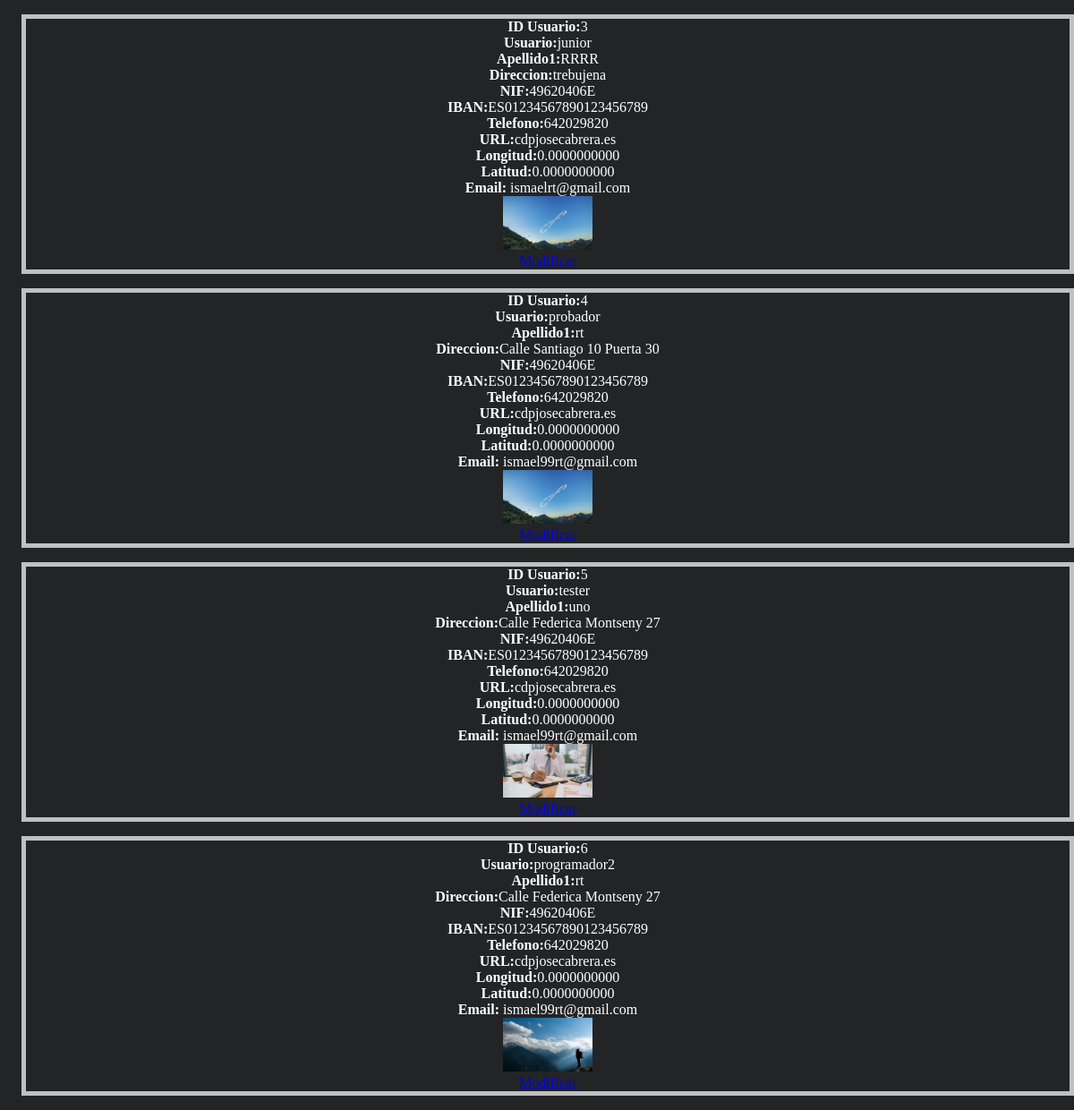
The app's page /consultaUsuarios.php (signed in) with its own data.
### tables this page shows
CREATE TABLE `clientes` (
  `Clientes_ID` int(5) NOT NULL,
  `Clientes_Nombre` varchar(45) NOT NULL,
  `Clientes_Apellido1` varchar(100) NOT NULL,
  `Clientes_Apellido2` varchar(100) NOT NULL,
  `Clientes_Clave` varchar(100) NOT NULL,
  `Clientes_Direccion` varchar(100) DEFAULT NULL,
  `Clientes_NIF` varchar(10) NOT NULL,
  `Clientes_IBAN` varchar(24) DEFAULT NULL,
  `Clientes_Telefono` int(9) NOT NULL,
  `Clientes_URL` varchar(100) DEFAULT NULL,
  `Clientes_Longitud` float(13,10) DEFAULT NULL,
  `Clientes_Latitud` float(13,10) DEFAULT NULL,
  `Clientes_Email` varchar(45) NOT NULL,
  `Clientes_Foto` varchar(45) DEFAULT NULL,
  `Clientes_Melodia` varchar(45) DEFAULT NULL
);

### consultaUsuarios.php (the view, shortened to what this page needs)
<?php
if(isset($_SESSION["usuario"])){
    if($_SESSION["perfil"]=="admin"){
        ?>
<!DOCTYPE html>
<html lang="en">
<head>
</head>
<body>
    <?php
        include("conexiones.php");
        $conn = new mysqli($servername, $username, $password, $dbname);
        $sql="SELECT * from clientes";
        $result=$conn->query($sql);
        if($result->num_rows>0){
            while($row=$result->fetch_assoc()) {
            ?>
            <p>
                <strong>ID Usuario:</strong><?=$row['Clientes_ID']?><br>
                <strong>Usuario:</strong><?=$row['Clientes_Nombre']?><br>
                <strong>Apellido1:</strong><?=$row['Clientes_Apellido1']?><br>
                <strong>Direccion:</strong><?=$row['Clientes_Direccion']?><br>
                <strong>NIF:</strong><?=$row['Clientes_NIF']?><br>
                <strong>IBAN:</strong><?=$row['Clientes_IBAN']?><br>
                <strong>Telefono:</strong><?=$row['Clientes_Telefono']?><br>
                <strong>URL:</strong><?=$row['Clientes_URL']?><br>
                <strong>Longitud:</strong><?=$row['Clientes_Longitud']?><br>
                <strong>Latitud:</strong><?=$row['Clientes_Latitud']?><br>
                <strong>Email: </strong><?=$row['Clientes_Email']?><br>
                <img alt=<?php echo $row['Clientes_Foto'] ?> src="img/<?= $row['Clientes_Foto'] ?>"><br>
                <a href="formEditar.php?Clientes_ID=<?=$row['Clientes_ID']?>">Modificar</a>
            </p>
        <?php
            }
        } else {
            echo "No hay resultados";
        }
    ?>
</body>
</html>
<?php
    }
}
?>

### consultaUsuarios.php (style rules this page uses)
body { background:#222426; margin:auto; color:white; }
p { border:5px solid #bec0c2; color:white width:30%; text-align:center; margin-left:2%; position:relative; }
img { width:100px; height:60px; }

### records on screen
clientes: Clientes_ID "3", Clientes_Nombre "junior", Clientes_Apellido1 "RRRR", Clientes_Direccion "trebujena", Clientes_NIF "49620406E", Clientes_IBAN "ES01234567890123456789", Clientes_Telefono "642029820", Clientes_URL "cdpjosecabrera.es", Clientes_Longitud "0.0000000000", Clientes_Latitud "0.0000000000", Clientes_Email "ismaelrt@gmail.com", Clientes_Foto (picture)
clientes: Clientes_ID "4", Clientes_Nombre "probador", Clientes_Apellido1 "rt", Clientes_Direccion "Calle Santiago 10 Puerta 30", Clientes_NIF "49620406E", Clientes_IBAN "ES01234567890123456789", Clientes_Telefono "642029820", Clientes_URL "cdpjosecabrera.es", Clientes_Longitud "0.0000000000", Clientes_Latitud "0.0000000000", Clientes_Email "ismael99rt@gmail.com", Clientes_Foto (picture)
clientes: Clientes_ID "5", Clientes_Nombre "tester", Clientes_Apellido1 "uno", Clientes_Direccion "Calle Federica Montseny 27", Clientes_NIF "49620406E", Clientes_IBAN "ES01234567890123456789", Clientes_Telefono "642029820", Clientes_URL "cdpjosecabrera.es", Clientes_Longitud "0.0000000000", Clientes_Latitud "0.0000000000", Clientes_Email "ismael99rt@gmail.com", Clientes_Foto (picture)
clientes: Clientes_ID "6", Clientes_Nombre "programador2", Clientes_Apellido1 "rt", Clientes_Direccion "Calle Federica Montseny 27", Clientes_NIF "49620406E", Clientes_IBAN "ES01234567890123456789", Clientes_Telefono "642029820", Clientes_URL "cdpjosecabrera.es", Clientes_Longitud "0.0000000000", Clientes_Latitud "0.0000000000", Clientes_Email "ismael99rt@gmail.com", Clientes_Foto (picture)
